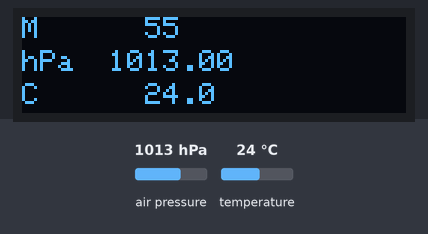
Recording of a sketch running on a simulated ESP8266 (NodeMCU). Shown: 128×32 one-colour display. The inputs (shaded band) are chosen by the test bench; at power-on: air pressure 1013 hPa, temperature 24 °C. What the sketch prints to the serial monitor is not drawn.

Above: at 8.2 s.
8.3 s: air pressure set to 952 hPa
At 10.3 s:
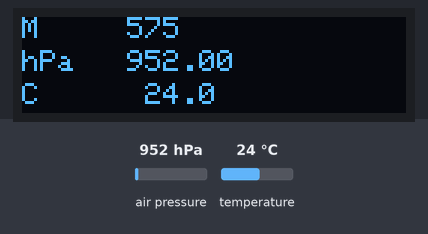
10.6 s: temperature set to 12 °C
At 11.9 s:
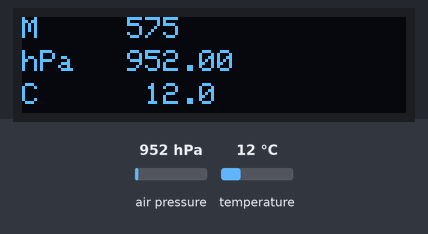
12.6 s: air pressure set to 975 hPa
At 14.4 s:
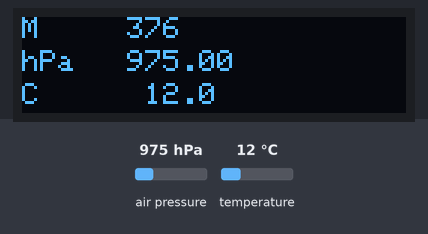
14.7 s: temperature set to 19 °C
At 16.3 s:
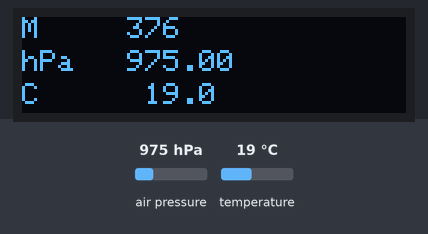
Timing chart, 0 to 17.7 s (numbered marks = the images above; inputs shaded):
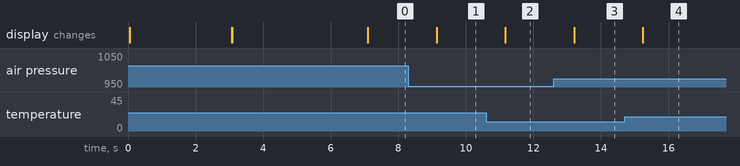

The sketch:

altimeter_code.ino
```cpp
/*

  This is code is for BMP280 humidity, temperature & pressure sensor

*/
#include <cmath>
#include <Wire.h>
#include <SPI.h>
#include <Adafruit_BMP280.h>
#include <Adafruit_GFX.h>
#include <Adafruit_SSD1306.h>
#include <ESP8266WiFi.h>
#include "secret.h"

#define SCREEN_WIDTH 128    // OLED display width, in pixels
#define SCREEN_HEIGHT 32    // OLED display height, in pixels
#define OLED_RESET     -1   // Reset pin # (or -1 if sharing Arduino reset pin)
#define SCREEN_ADDRESS 0x3C //< See datasheet for Address; 0x3D for 128x64, 0x3C for 128x32
#define x_si 0
#define y_row_1 0
#define y_row_2 11
#define y_row_3 22

Adafruit_SSD1306 display(SCREEN_WIDTH, SCREEN_HEIGHT, &Wire, OLED_RESET);

// 'logo_125ade_lab', 128x32px
const unsigned char epd_bitmap_logo_125ade_lab [] PROGMEM = {
	0xff, 0xff, 0xff, 0xff, 0xff, 0xff, 0xff, 0xff, 0xff, 0xff, 0xff, 0xff, 0xff, 0xff, 0xff, 0xff,
	0xff, 0x03, 0xff, 0x00, 0x3f, 0xc0, 0x00, 0x7f, 0xe0, 0x1f, 0xf8, 0x00, 0x1f, 0xf0, 0x00, 0x01,
	0xfe, 0x03, 0xfc, 0x00, 0x0f, 0xc0, 0x00, 0x7f, 0xe0, 0x1f, 0xf8, 0x00, 0x07, 0xf0, 0x00, 0x01,
	0xfc, 0x03, 0xf8, 0x00, 0x07, 0xc0, 0x00, 0x7f, 0xc0, 0x0f, 0xf8, 0x00, 0x03, 0xf0, 0x00, 0x01,
	0xf8, 0x03, 0xf8, 0x00, 0x07, 0xc0, 0x00, 0x7f, 0xc0, 0x0f, 0xf8, 0x00, 0x01, 0xf0, 0x00, 0x01,
	0xe0, 0x03, 0xf0, 0x1e, 0x03, 0xc0, 0x00, 0x7f, 0x80, 0x07, 0xf8, 0x00, 0x00, 0xf0, 0x00, 0x01,
	0x80, 0x03, 0xf0, 0x1e, 0x03, 0xc1, 0xff, 0xff, 0x80, 0x07, 0xf8, 0x00, 0x00, 0xf0, 0x1f, 0xff,
	0x80, 0x03, 0xf0, 0x1e, 0x03, 0x81, 0xff, 0xff, 0x80, 0x07, 0xf8, 0x00, 0x00, 0xf0, 0x1f, 0xff,
	0x80, 0x03, 0xff, 0xfe, 0x03, 0x81, 0x03, 0xff, 0x00, 0x03, 0xf8, 0x00, 0x00, 0x70, 0x1f, 0xff,
	0x82, 0x03, 0xff, 0xfc, 0x07, 0x80, 0x00, 0xff, 0x00, 0x03, 0xf8, 0x00, 0x00, 0x70, 0x00, 0x03,
	0x8e, 0x03, 0xff, 0xf8, 0x07, 0x80, 0x00, 0x7f, 0x00, 0x01, 0xf8, 0x00, 0x00, 0x70, 0x00, 0x03,
	0xfe, 0x03, 0xff, 0xf0, 0x0f, 0x80, 0x00, 0x7e, 0x00, 0x01, 0xf8, 0x00, 0x00, 0x70, 0x00, 0x03,
	0xfe, 0x03, 0xff, 0xe0, 0x1f, 0x80, 0xc0, 0x3e, 0x00, 0x01, 0xf8, 0x00, 0x00, 0x70, 0x00, 0x03,
	0xfe, 0x03, 0xff, 0x80, 0x3f, 0xfb, 0xe0, 0x3c, 0x00, 0x00, 0xf8, 0x00, 0x00, 0x70, 0x00, 0x03,
	0xfe, 0x03, 0xff, 0x00, 0x7f, 0xff, 0xf0, 0x3c, 0x00, 0x00, 0xf8, 0x00, 0x00, 0x70, 0x1f, 0xff,
	0xfe, 0x03, 0xfe, 0x01, 0xff, 0xff, 0xf0, 0x3c, 0x00, 0x00, 0xf8, 0x00, 0x00, 0x70, 0x1f, 0xff,
	0xfe, 0x03, 0xfc, 0x03, 0xff, 0x03, 0xf0, 0x38, 0x00, 0x00, 0x78, 0x00, 0x00, 0xf0, 0x1f, 0xff,
	0xfe, 0x03, 0xf8, 0x07, 0xff, 0x01, 0xe0, 0x38, 0x00, 0x00, 0x78, 0x00, 0x00, 0xf0, 0x00, 0x01,
	0xfe, 0x03, 0xf8, 0x00, 0x03, 0x80, 0x40, 0x78, 0x00, 0x00, 0x38, 0x00, 0x01, 0xf0, 0x00, 0x01,
	0xfe, 0x03, 0xf0, 0x00, 0x03, 0x80, 0x00, 0x70, 0x1f, 0xe0, 0x38, 0x00, 0x01, 0xf0, 0x00, 0x01,
	0xfe, 0x03, 0xf0, 0x00, 0x03, 0xc0, 0x00, 0xf0, 0x1f, 0xe0, 0x38, 0x00, 0x03, 0xf0, 0x00, 0x01,
	0xfe, 0x03, 0xf0, 0x00, 0x03, 0xf0, 0x01, 0xe0, 0x1f, 0xe0, 0x18, 0x00, 0x0f, 0xf0, 0x00, 0x01,
	0xfe, 0x03, 0xf0, 0x00, 0x03, 0xfc, 0x1f, 0xe0, 0x3f, 0xf0, 0x18, 0x00, 0x7f, 0xf0, 0x00, 0x01,
	0xff, 0xff, 0xff, 0xff, 0xff, 0xff, 0xff, 0xff, 0xff, 0xff, 0xff, 0xff, 0xff, 0xff, 0xff, 0xff,
	0xff, 0xff, 0xff, 0xff, 0xff, 0xff, 0xff, 0xff, 0xff, 0xff, 0xff, 0xff, 0xff, 0xff, 0xff, 0xff,
	0xff, 0xff, 0xff, 0xff, 0xff, 0x5f, 0xef, 0xff, 0xfd, 0xff, 0xfd, 0xff, 0xff, 0xff, 0xff, 0xff,
	0xdf, 0xff, 0xff, 0xff, 0xff, 0x5f, 0xef, 0xff, 0xf8, 0xff, 0xfd, 0xff, 0xff, 0xff, 0xff, 0xfb,
	0x9f, 0xff, 0xff, 0xff, 0xff, 0x5e, 0x23, 0x9a, 0x8d, 0xcd, 0x55, 0xff, 0xff, 0xff, 0xff, 0xf9,
	0x00, 0x00, 0x00, 0x00, 0x00, 0x5f, 0xad, 0x69, 0xed, 0xb4, 0xc4, 0x00, 0x00, 0x00, 0x00, 0x00,
	0x9f, 0xff, 0xff, 0xff, 0xff, 0x5e, 0x2d, 0x6b, 0x8d, 0xb5, 0xed, 0xff, 0xff, 0xff, 0xff, 0xf9,
	0xdf, 0xff, 0xff, 0xff, 0xff, 0x42, 0x23, 0x9b, 0x8c, 0xcd, 0xcd, 0xff, 0xff, 0xff, 0xff, 0xfb,
	0xff, 0xff, 0xff, 0xff, 0xff, 0x7f, 0xff, 0xff, 0xff, 0xff, 0xfd, 0xff, 0xff, 0xff, 0xff, 0xff
};

WiFiServer server(80);

String html;

Adafruit_BMP280 bmp; // use I2C interface
Adafruit_Sensor *bmp_temp = bmp.getTemperatureSensor();
Adafruit_Sensor *bmp_pressure = bmp.getPressureSensor();

const float seaLevelPressure = 1019.66; // Sea level pressure in hPa
int x_cursor_alt, x_cursor_tem, x_cursor_pre, A_check, T_check, P_check;
float A, T, P;

void setup() {
  // serial setup
  Serial.begin(9600);

  // display setup
  if(!display.begin(SSD1306_SWITCHCAPVCC, SCREEN_ADDRESS)) {
    Serial.println(F("display allocation failed"));
    for(;;);
  }

  // logo
  display.clearDisplay();
  display.display();
  display.drawBitmap(0,0, epd_bitmap_logo_125ade_lab, 128, 32, WHITE);
  display.display();
  delay(3000);


  // Create access point
  WiFi.softAP(ssid, password);
  IPAddress myIP = WiFi.softAPIP();
  // display print ip
  display.clearDisplay();
  display.display();
  display.setTextColor(WHITE);
  display.setCursor(0,16);
  display.setTextSize(1);
  display.print("IP: ");
  display.setCursor(30,16);
  display.print(myIP);
  display.display();
  // serial print ip
  Serial.print("IP: ");
  Serial.println(myIP);
  server.begin();
  delay(4000);


  // setup bmp280
  unsigned status;
  status = bmp.begin(0x76, BMP280_CHIPID);
  if (!status) {
    display.clearDisplay();
    display.display();
    display.setCursor(0,0);
    display.setTextSize(1);
    display.setTextColor(WHITE);
    display.print("bmp280 not found");
    display.display();
    while(!status){
      status = bmp.begin(0x76, BMP280_CHIPID);
      delay(2000);
      }
  }


  bmp.setSampling(Adafruit_BMP280::MODE_NORMAL,     /* Operating Mode. */
                  Adafruit_BMP280::SAMPLING_X2,     /* Temp. oversampling */
                  Adafruit_BMP280::SAMPLING_X16,    /* Pressure oversampling */
                  Adafruit_BMP280::FILTER_X16,      /* Filtering. */
                  Adafruit_BMP280::STANDBY_MS_500); /* Standby time. */

  bmp_temp->printSensorDetails();
}

void loop() {
    sensors_event_t temp_event, pressure_event;
    bmp_temp->getEvent(&temp_event);
    bmp_pressure->getEvent(&pressure_event);

    display.clearDisplay();
    T = temp_event.temperature; // Temperature in Celsius
    P = pressure_event.pressure; // Pressure in hPa
    A = 44330.0 * (1.0 - pow((P / seaLevelPressure), 0.1903));

    WiFiClient client = server.available();
    if (client) {
      html = "<html><head><meta name='viewport' content='width=device-width, initial-scale=1.0'>"
                "<style>body{font-family: Arial, sans-serif;margin:0;padding:2%;background-color:#f4f4f4;}"
                ".container{max-width:600px;margin:auto;padding:20px;background-color:#fff;"
                "border-radius:10px;box-shadow:0px 0px 10px rgba(0,0,0,0.2);}h1{text-align:center;"
                "margin-bottom:20px;}p{margin:10px 0;}</style></head><body><div class='container'>"
                "<h1>Altimeter 125ade</h1><p><strong>Height:</strong> <span id='height'>" + String(int(floor(A))) + "</span> M</p>"
                "<p><strong>Pressure:</strong> <span id='pressure'>" + String(int(P * 100) / 100.0) + "</span> hPa</p>"
                "<p><strong>Temperature:</strong> <span id='temperature'>" + String(int(T * 10) / 10.0) + "</span> C</p>"
                "</div><script>document.getElementById('height').textContent = " + String(int(floor(A))) + ";"
                "document.getElementById('pressure').textContent = " + String(int(P * 100) / 100.0) + ";"
                "document.getElementById('temperature').textContent = " + String(int(T * 10) / 10.0) + ";</script></body></html>";

      client.println("HTTP/1.1 200 OK");
      client.println("Content-Type: text/html");
      client.println("Connection: close");
      client.println();
      client.println(html);

      delay(100); // Give some time to send the response
      client.stop();
      Serial.println("Client disconnected");
    }

    x_cursor_alt = 47;
    A_check = static_cast<int>(floor(A));
    if (A_check > 10){
      x_cursor_alt = x_cursor_alt - 6;
    }
    if (A_check > 100){
      x_cursor_alt = x_cursor_alt - 6;
    }
    if (A_check > 1000){
      x_cursor_alt = x_cursor_alt - 6;
    }

    x_cursor_pre = 47;
    P_check = static_cast<int>(floor(P));
    if (P_check > 10){
      x_cursor_pre = x_cursor_pre - 6;
    }
    if (P_check > 100){
      x_cursor_pre = x_cursor_pre - 6;
    }
    if (P_check > 1000){
      x_cursor_pre = x_cursor_pre - 6;
    }

    x_cursor_tem = 47;
    T_check = static_cast<int>(floor(T));
    if (T_check > 10){
      x_cursor_tem = x_cursor_tem - 6;
    }
    if (T_check > 100){
      x_cursor_tem = x_cursor_tem - 6;
    }
    if (T_check > 1000){
      x_cursor_tem = x_cursor_tem - 6;
    }

    display.setTextColor(WHITE);
    display.setTextSize(1);

    display.setCursor(x_si,y_row_1);
    display.print("M");
    display.setCursor(x_cursor_alt,y_row_1);
    display.print(A, 0);

    display.setCursor(x_si,y_row_2);
    display.print("hPa");
    display.setCursor(x_cursor_pre,y_row_2);
    display.print(P, 2);

    display.setCursor(x_si,y_row_3);
    display.print("C");
    display.setCursor(x_cursor_tem,y_row_3);
    display.print(T, 1);

    display.display();
    delay(1000);
}
```

secret.h
```cpp
#ifndef SECRET_H
#define SECRET_H

const char* ssid = "esp-125ade-test";
const char* password = "1234567890"; // your password

#endif // SECRET_H
```

Measured:
- after the input at 8.3 s, the display: changes after 0.83 s (image 1)
- after the input at 10.6 s, the display: changes after 0.57 s (image 2)
- after the input at 12.6 s, the display: changes after 0.60 s (image 3)
- after the input at 14.7 s, the display: changes after 0.54 s (image 4)
